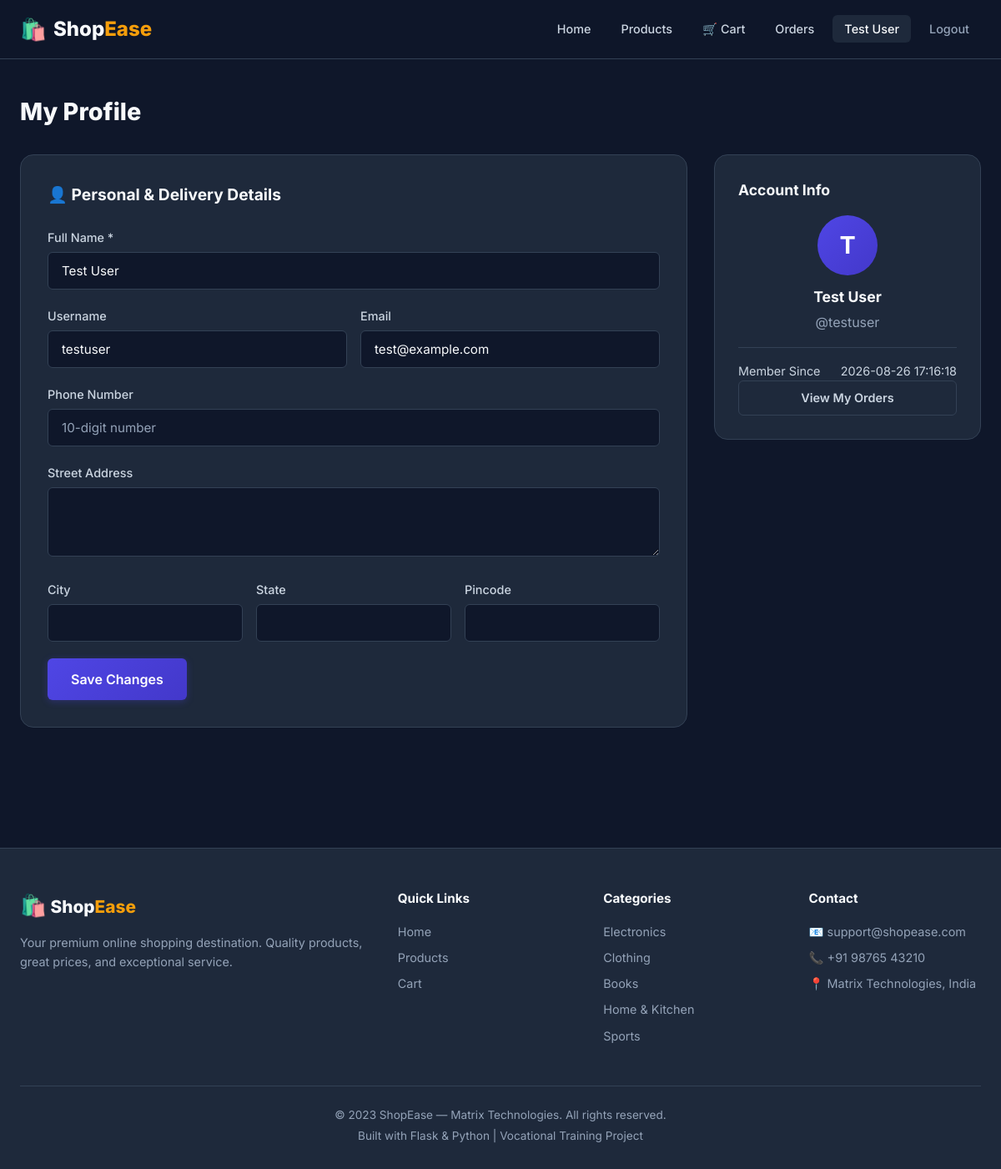
Screenshot of /profile (signed in) with the database file from the repository.
### tables this page shows
CREATE TABLE users (
    id          INTEGER PRIMARY KEY AUTOINCREMENT,
    username    TEXT    NOT NULL UNIQUE,
    email       TEXT    NOT NULL UNIQUE,
    password_hash TEXT  NOT NULL,
    full_name   TEXT    NOT NULL,
    phone       TEXT    DEFAULT '',
    address     TEXT    DEFAULT '',
    city        TEXT    DEFAULT '',
    state       TEXT    DEFAULT '',
    pincode     TEXT    DEFAULT '',
    is_admin    INTEGER DEFAULT 0,          -- 0 = customer, 1 = admin
    created_at  TIMESTAMP DEFAULT CURRENT_TIMESTAMP
);

### app.py (the view, shortened to what this page needs)
@app.route('/profile', methods=['GET', 'POST'])
@login_required
def profile():
    db = get_db()
    user = models.get_user_by_id(db, session['user_id'])
    return render_template('profile.html', user=user)

### app.py (called while the page is built)
def login_required(f):
    @wraps(f)
    def decorated_function(*args, **kwargs):
        if 'user_id' not in session:
            flash('Please log in to access this page.', 'warning')
            return redirect(url_for('login', next=request.url))
        return f(*args, **kwargs)
    return decorated_function

@app.context_processor
def inject_globals():
    cart_count = 0
    current_user = None
    if 'user_id' in session:
        db = get_db()
        cart_count = models.get_cart_count(db, session['user_id'])
        current_user = models.get_user_by_id(db, session['user_id'])
    return dict(cart_count=cart_count, current_user=current_user)

### database.py (called while the page is built)
def get_db():
    if 'db' not in g:
        g.db = sqlite3.connect(config.DATABASE_PATH)
        g.db.row_factory = sqlite3.Row      # access columns by name
        g.db.execute("PRAGMA foreign_keys = ON")  # enforce FK constraints
    return g.db

### models.py (called while the page is built)
def get_user_by_id(db, user_id):
    return db.execute(
        "SELECT * FROM users WHERE id = ?", (user_id,)
    ).fetchone()

def get_cart_count(db, user_id):
    row = db.execute(
        "SELECT COUNT(*) FROM cart_items WHERE user_id = ?", (user_id,)
    ).fetchone()
    return row[0] if row else 0

### templates/profile.html (shortened to what this page needs)
{% extends 'base.html' %}
{% block content %}
<section class="section page-section">
    <div class="container">
        <h1 class="page-title">My Profile</h1>
        <div class="profile-layout">
            <div class="form-card">
                <h2 class="form-card-title">👤 Personal & Delivery Details</h2>
                <form method="POST" action="{{ url_for('profile') }}" id="profile-form">
                    <div class="form-group">
                        <label for="full_name" class="form-label">Full Name *</label>
                        <input type="text" name="full_name" id="full_name" class="form-input"
                               value="{{ user.full_name }}" required>
                    </div>
                    <div class="form-row">
                        <div class="form-group">
                            <label class="form-label">Username</label>
                            <input type="text" class="form-input" value="{{ user.username }}" disabled>
                        </div>
                        <div class="form-group">
                            <label class="form-label">Email</label>
                            <input type="email" class="form-input" value="{{ user.email }}" disabled>
                        </div>
                    </div>
                    <div class="form-group">
                        <label for="phone" class="form-label">Phone Number</label>
                        <input type="tel" name="phone" id="phone" class="form-input"
                               value="{{ user.phone }}" placeholder="10-digit number">
                    </div>
                    <div class="form-group">
                        <label for="address" class="form-label">Street Address</label>
                        <textarea name="address" id="address" class="form-input form-textarea"
                                  rows="3">{{ user.address }}</textarea>
                    </div>
                    <div class="form-row form-row-3">
                        <div class="form-group">
                            <label for="city" class="form-label">City</label>
                            <input type="text" name="city" id="city" class="form-input"
                                   value="{{ user.city }}">
                        </div>
                        <div class="form-group">
                            <label for="state" class="form-label">State</label>
                            <input type="text" name="state" id="state" class="form-input"
                                   value="{{ user.state }}">
                        </div>
                        <div class="form-group">
                            <label for="pincode" class="form-label">Pincode</label>
                            <input type="text" name="pincode" id="pincode" class="form-input"
                                   value="{{ user.pincode }}" maxlength="6">
                        </div>
                    </div>
                    <button type="submit" class="btn btn-primary btn-lg" id="save-profile-btn">
                        Save Changes
                    </button>
                </form>
            </div>
            <div class="profile-sidebar">
                <div class="summary-card">
                    <h3>Account Info</h3>
                    <div class="profile-avatar">
                        <div class="avatar-circle">{{ user.full_name[0]|upper }}</div>
                        <h4>{{ user.full_name }}</h4>
                        <p class="text-muted">@{{ user.username }}</p>
                    </div>
                    <div class="summary-divider"></div>
                    <div class="summary-row">
                        <span>Member Since</span>
                        <span>{{ user.created_at }}</span>
                    </div>
                    <a href="{{ url_for('orders') }}" class="btn btn-outline btn-block">
                        View My Orders
                    </a>
                </div>
            </div>
        </div>
    </div>
</section>
{% endblock %}

### templates/base.html (shortened to what this page needs)
<!DOCTYPE html>
<html lang="en">
<head>
    <link rel="stylesheet" href="{{ url_for('static', filename='css/style.css') }}">
</head>
<body>
    <nav class="navbar" id="main-nav">
        <div class="nav-container">
            <a href="{{ url_for('home') }}" class="nav-logo">
                <span class="logo-icon">🛍️</span>
                <span class="logo-text">Shop<span class="logo-accent">Ease</span></span>
            </a>
            <ul class="nav-links" id="nav-links">
                <li><a href="{{ url_for('home') }}" class="nav-link {% if request.endpoint == 'home' %}active{% endif %}">Home</a></li>
                <li><a href="{{ url_for('products') }}" class="nav-link {% if request.endpoint == 'products' %}active{% endif %}">Products</a></li>
                {% if current_user %}
                    <li>
                        <a href="{{ url_for('cart') }}" class="nav-link nav-cart {% if request.endpoint == 'cart' %}active{% endif %}">
                            🛒 Cart
                        </a>
                    </li>
                    <li><a href="{{ url_for('orders') }}" class="nav-link {% if request.endpoint == 'orders' %}active{% endif %}">Orders</a></li>
                    <li><a href="{{ url_for('profile') }}" class="nav-link {% if request.endpoint == 'profile' %}active{% endif %}">{{ current_user.full_name }}</a></li>
                    <li><a href="{{ url_for('logout') }}" class="nav-link nav-logout">Logout</a></li>
                {% else %}
                    <li><a href="{{ url_for('login') }}" class="nav-link {% if request.endpoint == 'login' %}active{% endif %}">Login</a></li>
                    <li><a href="{{ url_for('register') }}" class="nav-link btn-nav-register">Register</a></li>
                {% endif %}
            </ul>
        </div>
    </nav>
    <main class="main-content">
        {% block content %}{% endblock %}
    </main>
    <footer class="footer">
        <div class="footer-container">
            <div class="footer-grid">
                <div class="footer-section">
                    <h3 class="footer-title">
                        <span class="logo-icon">🛍️</span> Shop<span class="logo-accent">Ease</span>
                    </h3>
                    <p class="footer-desc">Your premium online shopping destination. Quality products, great prices, and exceptional service.</p>
                </div>
                <div class="footer-section">
                    <h4>Quick Links</h4>
                    <ul class="footer-links">
                        <li><a href="{{ url_for('home') }}">Home</a></li>
                        <li><a href="{{ url_for('products') }}">Products</a></li>
                        <li><a href="{{ url_for('cart') }}">Cart</a></li>
                    </ul>
                </div>
                <div class="footer-section">
                    <h4>Categories</h4>
                    <ul class="footer-links">
                        <li><a href="{{ url_for('products', category=1) }}">Electronics</a></li>
                        <li><a href="{{ url_for('products', category=2) }}">Clothing</a></li>
                        <li><a href="{{ url_for('products', category=3) }}">Books</a></li>
                        <li><a href="{{ url_for('products', category=4) }}">Home & Kitchen</a></li>
                        <li><a href="{{ url_for('products', category=5) }}">Sports</a></li>
                    </ul>
                </div>
                <div class="footer-section">
                    <h4>Contact</h4>
                    <ul class="footer-links">
                        <li>📧 support@shopease.com</li>
                        <li>📞 +91 98765 43210</li>
                        <li>📍 Matrix Technologies, India</li>
                    </ul>
                </div>
            </div>
            <div class="footer-bottom">
                <p>© 2023 ShopEase — Matrix Technologies. All rights reserved.</p>
                <p>Built with Flask &amp; Python | Vocational Training Project</p>
            </div>
        </div>
    </footer>
</body>
</html>

### rows the page displays
users: full_name "Test User", username "testuser", email "test@example.com", full_name "T", created_at "2026-08-26 17:16:18"
